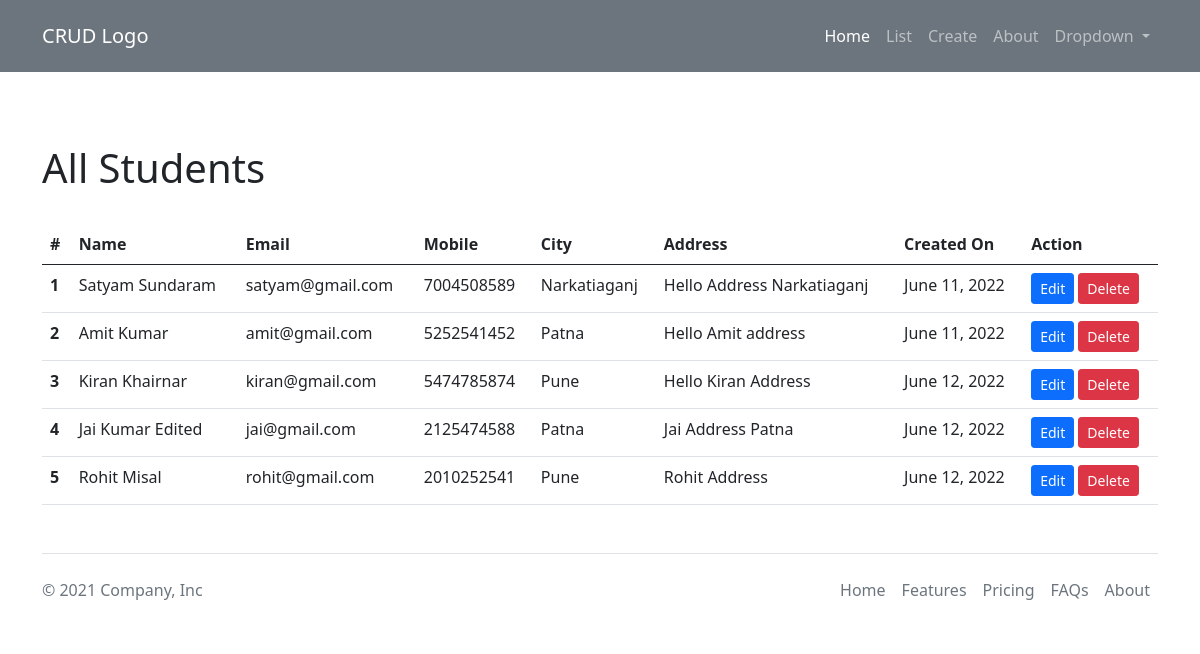
Before: /all/ with the older database file.
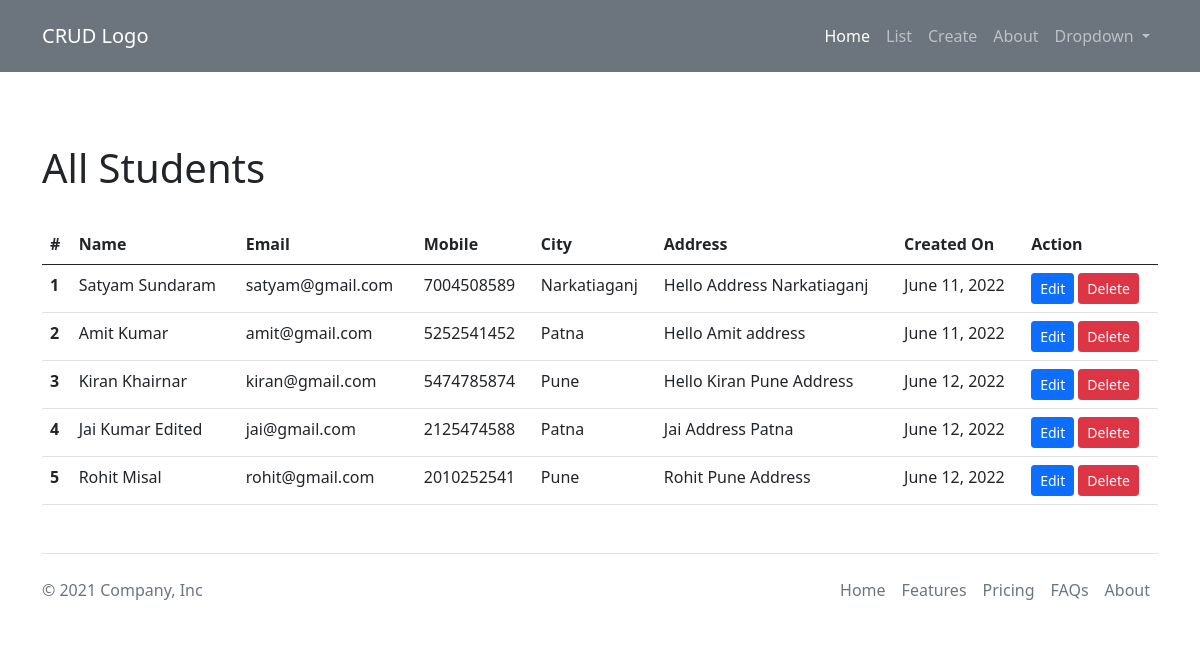
After: the same page with the newer database file.
### crud/models.py (models this page shows, shortened)
class tbl_student(models.Model):
    id = models.IntegerField(primary_key=True)
    name = models.CharField(max_length=255)
    email = models.CharField(max_length=255)
    mobile = models.CharField(max_length=12)
    city = models.CharField(max_length=255)
    address = models.TextField()
    created_on = models.DateField()

### crud/views.py (the view)
# urls.py: path("all/", views.getall, name="All Students"),
def getall(request):
    context = {"student": tbl_student.objects.all()}
    return render(request, "display.html", context)

### templates/display.html (shortened to what this page needs)
{% extends 'base.html' %}  {% block body %}
<div class="my-5 container">
  <h1 class="py-4">All Students</h1>
  <table class="table">
    <thead>
      <tr>
        <th scope="col">#</th>
        <th scope="col">Name</th>
        <th scope="col">Email</th>
        <th scope="col">Mobile</th>
        <th scope="col">City</th>
        <th scope="col">Address</th>
        <th scope="col">Created On</th>
        <th scope="col">Action</th>
      </tr>
    </thead>
    <tbody>
      {% for i in student %}
      <tr>
        <th scope="row">{{i.id}}</th>
        <td>{{i.name}}</td>
        <td>{{i.email}}</td>
        <td>{{i.mobile}}</td>
        <td>{{i.city}}</td>
        <td>{{i.address}}</td>
        <td>{{i.created_on}}</td>
        <td>
          <a href="/create/{{i.id}}" class="btn btn-sm btn-primary"
            >Edit</a
          >
          <a href="/delete/{{i.id}}" class="btn btn-sm btn-danger"
            >Delete</a
          >
        </td>
      </tr>
      {% endfor %}
    </tbody>
  </table>
</div>
{% endblock body %}

Changed rows visible on the page:
changed tbl_student "Kiran Khairnar": address "Hello Kiran Address" → "Hello Kiran Pune Address"
changed tbl_student "Rohit Misal": address "Rohit Address" → "Rohit Pune Address"
